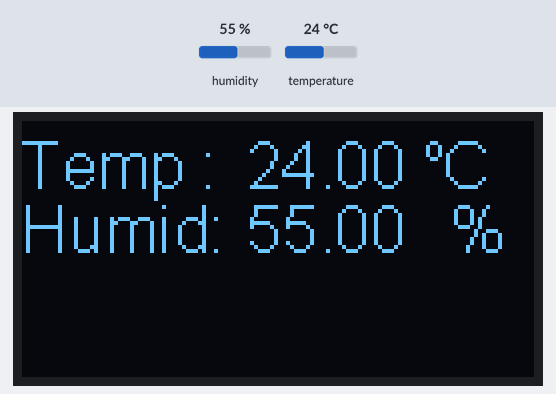
Bench run of a sketch on a simulated ESP8266 (NodeMCU). On the bench: 128×64 one-colour display. The inputs (shaded band) are chosen by the test bench; at power-on: humidity 55 %, temperature 24 °C. WiFi joins after 1.5 s; servers stay silent unless stated; what the sketch prints to the serial monitor is not drawn.

Above: at 5.7 s.
5.8 s: humidity set to 22 %
At 7.4 s:
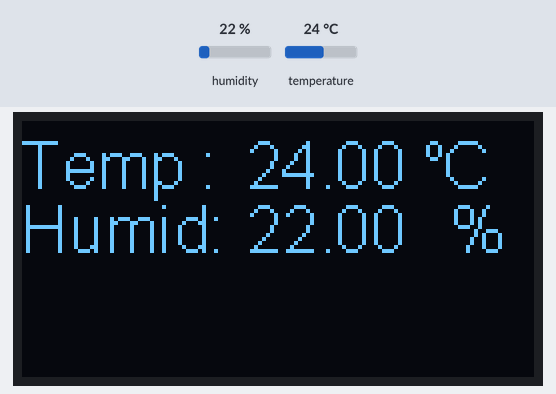
8.1 s: temperature set to 12 °C
At 9.8 s:
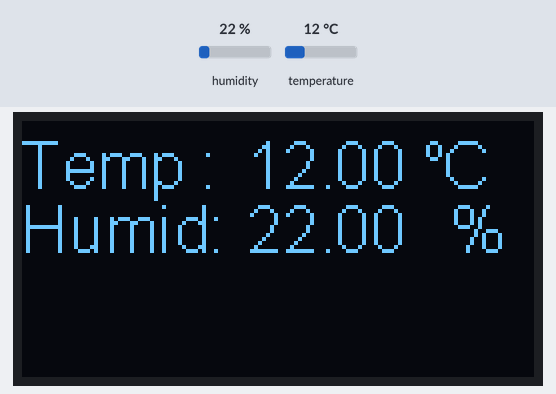
10.1 s: humidity set to 40 %
At 11.6 s:
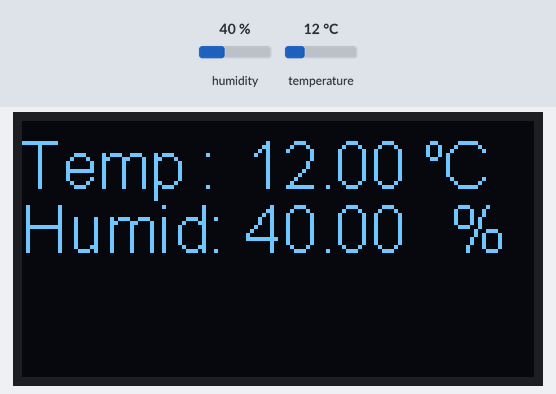
12.2 s: temperature set to 19 °C
At 13.1 s:
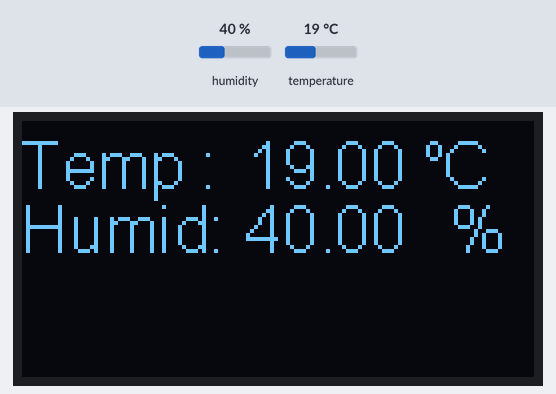
Timing chart, 0 to 15.2 s (numbered marks = the images above; inputs shaded):
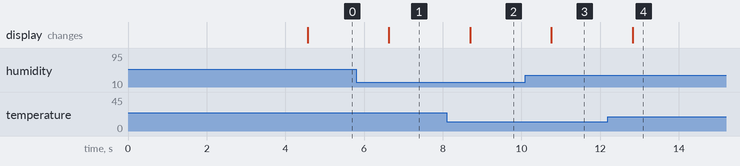

The sketch:

05_RemoteDHT.ino.ino
```cpp
/* 웹을 이용한 원격 측정, 동일한 WiFi 망에 NodeMCU와 PC를 접속
 * NodeMCU --> 웹서버로 구축, 온습도센서 측정정보를 공유
 * PC 혹은 Smart Phone --> 웹브라우저로 접속하여 측정정보 확인
 * 작성일 : 2023.02.21, 수정 : 김형래
 */
#include <ESP8266WiFi.h> //WiFi 라이브러리
#include "SSD1306.h"     //OLED 라이브러리
#include <DHT.h>         //DHT 라이브러리
#define DHTPIN 2         //Data 핀 설정 --> D4(GPIO02)
#define DHTTYPE DHT22    //센서종류, DHT22
#define SDAPIN 4 //SDA 핀 --> D2(GPIO04)
#define SCLPIN 5 //SCL 핀 --> DA(GPIO05)

//연결할 네트워크 정보
const char* ssid = "khr";
const char* password = "12345678";

DHT dht(DHTPIN, DHTTYPE); //DHT 객체 생성
WiFiServer server(80); //웹서버 모듈(객체) 생성
//OLED 객체 생성, I2C 주소는 0x3C
int i2caddress = 0x3C;
SSD1306 display(i2caddress, SDAPIN, SCLPIN);

float t, h; // 온습도값 저장 변수 선언
String temp, humid; //OLED에 출력하기 위해 온습도값을 글자로 변환
//주기(2초)적으로 온습도값을 측정하기 위한 시간변수
long prevTime=0, currTime=0, interval=2000;
//클라이언트 접속 여부
bool isClientConnected = false;

void setup() {
  //시리얼모니터 초기화
  Serial.begin(115200);
  Serial.println("Remote Measurement using web server.");

  //OLED 객체 설정 초기화
  display.init();
  display.flipScreenVertically(); //문자의 표현방향 --> 핀을 향함
  display.setTextAlignment(TEXT_ALIGN_LEFT); //문자를 좌측 정렬로 함
  display.setFont(ArialMT_Plain_16); //글꼴
  display.drawString(0, 10, "DHT22/SSD1306"); //(0,10) 위치에 문자 출력
  display.display();
  delay(3000); //3초간 위의 글자가 출력됨
  //dht 객체 동작 활성화
  dht.begin();
  delay(10);

  //WiFi 네트워크에 연결
  Serial.println();
  Serial.print("Connecting to ");
  Serial.println(ssid);
  WiFi.begin(ssid, password);

  //WiFi 네트워크 연결 상태 확인
  while (WiFi.status() != WL_CONNECTED) {
    delay(500);
    Serial.print(".");
  }
  //여기에 도달하면 WiFi 망에 연결 완료
  Serial.println("");
  Serial.println("WiFi connected");
  // 서버 동작 시작
  server.begin();
  Serial.println("Server started");
  // 서버의 IP 주소 출력 --> 클라이언트에서 접속할 때 사용
  Serial.print("Use this URL to connect: ");
  Serial.print("http://");
  Serial.print(WiFi.localIP());
  Serial.println("/");
}

//시리얼모니터 출력
void displaySerial(){
  Serial.print("Temperature : ");
  Serial.print(t);
  Serial.print("^C");
  Serial.print("\t"); //Tab
  Serial.print("Humidity : ");
  Serial.print(h);
  Serial.println("%");
}

//OLED 출력
void displayOLED(){
  display.clear();
  display.setFont(ArialMT_Plain_10); //글꼴을 축소
  display.drawString(100, 0, "o"); //degree 출력
  display.setFont(ArialMT_Plain_16); //글꼴을 원래로 환원
  //아래 출력에서 : 이후 빈칸 14칸 추가 --> 추후 온도/습도 값이 들어갈 위치
  display.drawString(0, 2, "Temp :              C"); //온도 표시위치 표현
  display.drawString(56, 2, temp); //온도 값 출력
  display.drawString(0, 18, "Humid:              %"); //습도 표시위치 표현
  display.drawString(56, 18, humid); //습도 값 출력
  display.display();
}
//WebServer 기능을 이용하여 온습도 정보 공유
void displayWebServer(){
  // 클라이언트의 접속 여부 확인
  WiFiClient client = server.available();
  if (client) { //클라이언트 접속됨
    Serial.println("new client");
    isClientConnected = true;
    delay(10);
  }

  // HTML 헤더 --> 클라이언트로 보내는 웹 페이지 정보
  // --> 이를 이용하여 클라이언트에서 응답을 줄 수 있음
  client.println("HTTP/1.1 200 OK");
  client.println("Content-Type: text/html");
  client.println(""); // 이 빈 줄이 꼭 필요함을 잊지 말 것
  client.println("<!DOCTYPE HTML>");
  client.println("<html>");
  //<meta> 태그를 이용하여 새로고침을 정의함, content="5"는 새로고침 시간
  client.println("<meta http-equiv=\"refresh\" content=\"5\">");

  //클라이언트가 접속된 경우 정보 전달
  if(isClientConnected){
    client.print("DHT22 Test : ");
    client.println("<br />");
    client.print("==========");
    client.println("<br />");
    //온도 전달
    client.print("Temp : ");
    client.print(t);
    client.print("^C");
    client.println("<br />");
    //습도 전달
    client.print("Humid : ");
    client.print(h);
    client.print("%");
    client.println("<br /><br />");

    client.println("</html>");
  }
}

void loop() {
  currTime = millis(); //현재까지 경과시간 측정
  //지정 interval(현재 2초)을 초과하는 경우, 센서 데이터를 읽음
  if(currTime - prevTime > interval){
    Serial.println("Measure t & h !!!");
    t = dht.readTemperature();
    h = dht.readHumidity();
    //t와 h를 글자로 변환
    temp = String(t); //float to String
    humid = String(h);
    prevTime = currTime; //이전시간 업데이트
  }
  //온습도를 제대로 읽으면 정보출력
  if(isnan(t) || isnan(h)) {
    Serial.println("Failed to read from DHT");
  }
  else {
    displaySerial();    //시리얼 모니터 출력
    displayOLED();      //OLED 출력
    displayWebServer(); //WebServer 공유
  }
  delay(100);
}
```

Measured:
- after the input at 5.8 s, the display: changes after 0.83 s (image 1)
- after the input at 8.1 s, the display: changes after 0.59 s (image 2)
- after the input at 10.1 s, the display: changes after 0.66 s (image 3)
- after the input at 12.2 s, the display: changes after 0.62 s (image 4)
